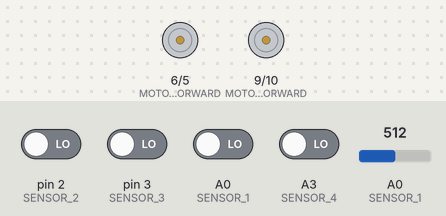
Simulated run of this sketch. Board: Arduino Uno, built with avr-gcc and run on an emulated ATmega328P. Shown: motor-driver pin pairs drawn as motors (green arrow = first pin HIGH = forward, orange = second pin HIGH = backward, longer = more drive). The inputs (shaded band) are chosen by the test bench; at power-on: A0 (SENSOR_1), A3 (SENSOR_4), pin 2 (SENSOR_2), pin 3 (SENSOR_3) LOW, A0 (SENSOR_1) = 512. What the sketch prints to the serial monitor is not drawn.

Above: at 1.2 s.
1.3 s: pin 2 (SENSOR_2) driven HIGH
At 2.5 s:
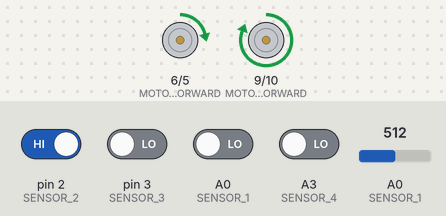
2.8 s: pin 3 (SENSOR_3) driven HIGH
At 3.8 s:
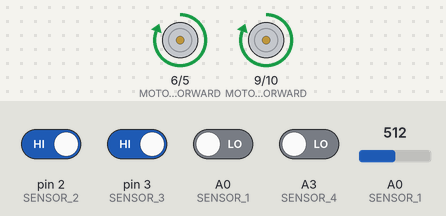
4.3 s: pin 3 (SENSOR_3) driven LOW
At 4.7 s:
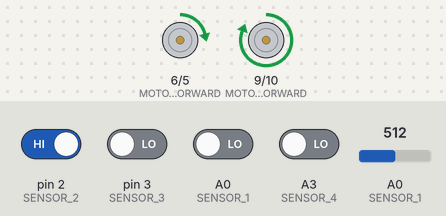
Timing chart, 0 to 7.3 s (numbered marks = the images above; inputs shaded):
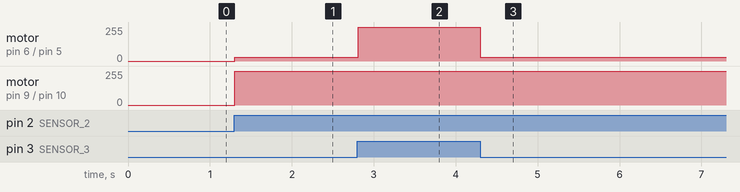

The sketch:

Line.ino
```cpp
//모터 드라이버 배선 http://www.makeshare.org/bbs/board.php?bo_table=motor_control&wr_id=11

// 핀 정의
#define SENSOR_1 A0
#define SENSOR_2 2
#define SENSOR_3 3
#define SENSOR_4 A3

#define MOTOR_LEFT_FORWARD 6
#define MOTOR_LEFT_BACKWARD 5
#define MOTOR_RIGHT_FORWARD 9
#define MOTOR_RIGHT_BACKWARD 10

// 속도 정의
#define SPEED 255
#define TURN_SPEED 200

// 모터 제어 함수
void motor(String side, int speed) {
  if (side == "LEFT" || side == "ALL") {
    if (speed > 0) {
      analogWrite(MOTOR_LEFT_FORWARD, speed);
      analogWrite(MOTOR_LEFT_BACKWARD, 0);
    } else {
      analogWrite(MOTOR_LEFT_FORWARD, 0);
      analogWrite(MOTOR_LEFT_BACKWARD, -speed);
    }
  }
  if (side == "RIGHT" || side == "ALL") {
    if (speed > 0) {
      analogWrite(MOTOR_RIGHT_FORWARD, speed);
      analogWrite(MOTOR_RIGHT_BACKWARD, 0);
    } else {
      analogWrite(MOTOR_RIGHT_FORWARD, 0);
      analogWrite(MOTOR_RIGHT_BACKWARD, -speed);
    }
  }
  if (side == "ALL" && speed == 0) {
    analogWrite(MOTOR_LEFT_FORWARD, 0);
    analogWrite(MOTOR_LEFT_BACKWARD, 0);
    analogWrite(MOTOR_RIGHT_FORWARD, 0);
    analogWrite(MOTOR_RIGHT_BACKWARD, 0);
  }
}

void setup() {
  pinMode(SENSOR_1, INPUT);
  pinMode(SENSOR_2, INPUT);
  pinMode(SENSOR_3, INPUT);
  pinMode(SENSOR_4, INPUT);

  pinMode(MOTOR_LEFT_FORWARD, OUTPUT);
  pinMode(MOTOR_LEFT_BACKWARD, OUTPUT);
  pinMode(MOTOR_RIGHT_FORWARD, OUTPUT);
  pinMode(MOTOR_RIGHT_BACKWARD, OUTPUT);

  Serial.begin(9600);
}

void loop() {
  // 센서 값 읽기
  int sensor1 = digitalRead(SENSOR_1);
  int sensor2 = digitalRead(SENSOR_2);
  int sensor3 = digitalRead(SENSOR_3);
  int sensor4 = digitalRead(SENSOR_4);

  // 센서 상태에 따른 모터 제어
  if (sensor2 == HIGH && sensor3 == HIGH) {
    // 직진
    motor("LEFT", SPEED);
    motor("RIGHT", SPEED);
  } else if (sensor1 == HIGH) {
    // 왼쪽으로 회전
    //motor("LEFT", -TURN_SPEED);
    //motor("RIGHT", TURN_SPEED);
  } else if (sensor4 == HIGH) {
    // 오른쪽으로 회전
    //motor("LEFT", TURN_SPEED);
    //motor("RIGHT", -TURN_SPEED);
  } else if (sensor2 == LOW && sensor3 == HIGH) {
    // 약간 오른쪽으로 조정
    motor("LEFT", SPEED);
    motor("RIGHT", SPEED / 9);
  } else if (sensor2 == HIGH && sensor3== LOW) {
    // 약간 왼쪽으로 조정
    motor("LEFT", SPEED / 9);
    motor("RIGHT", SPEED);
  } else {
    // 멈춤 (라인 이탈 시)
    motor("ALL", 0);
  }

  // 디버깅 출력
  /*
  Serial.print("S1: ");
  Serial.print(sensor1);
  Serial.print(" S2: ");
  Serial.print(sensor2);
  Serial.print(" S3: ");
  Serial.print(sensor3);
  Serial.print(" S4: ");
  Serial.println(sensor4);
*/
Serial.println(analogRead(A0));

  delay(10);
}
```

Measured:
- after the input at 1.3 s, motor on pin 6 (MOTOR_LEFT_FORWARD) / pin 5 (MOTOR_LEFT_BACKWARD): stopped → forward 28/255 at once; motor on pin 9 (MOTOR_RIGHT_FORWARD) / pin 10 (MOTOR_RIGHT_BACKWARD): stopped → forward 255/255 at once
- after the input at 2.8 s, motor on pin 6 (MOTOR_LEFT_FORWARD) / pin 5 (MOTOR_LEFT_BACKWARD): forward 28/255 → forward 255/255 at once
- after the input at 4.3 s, motor on pin 6 (MOTOR_LEFT_FORWARD) / pin 5 (MOTOR_LEFT_BACKWARD): forward 255/255 → forward 28/255 at once
